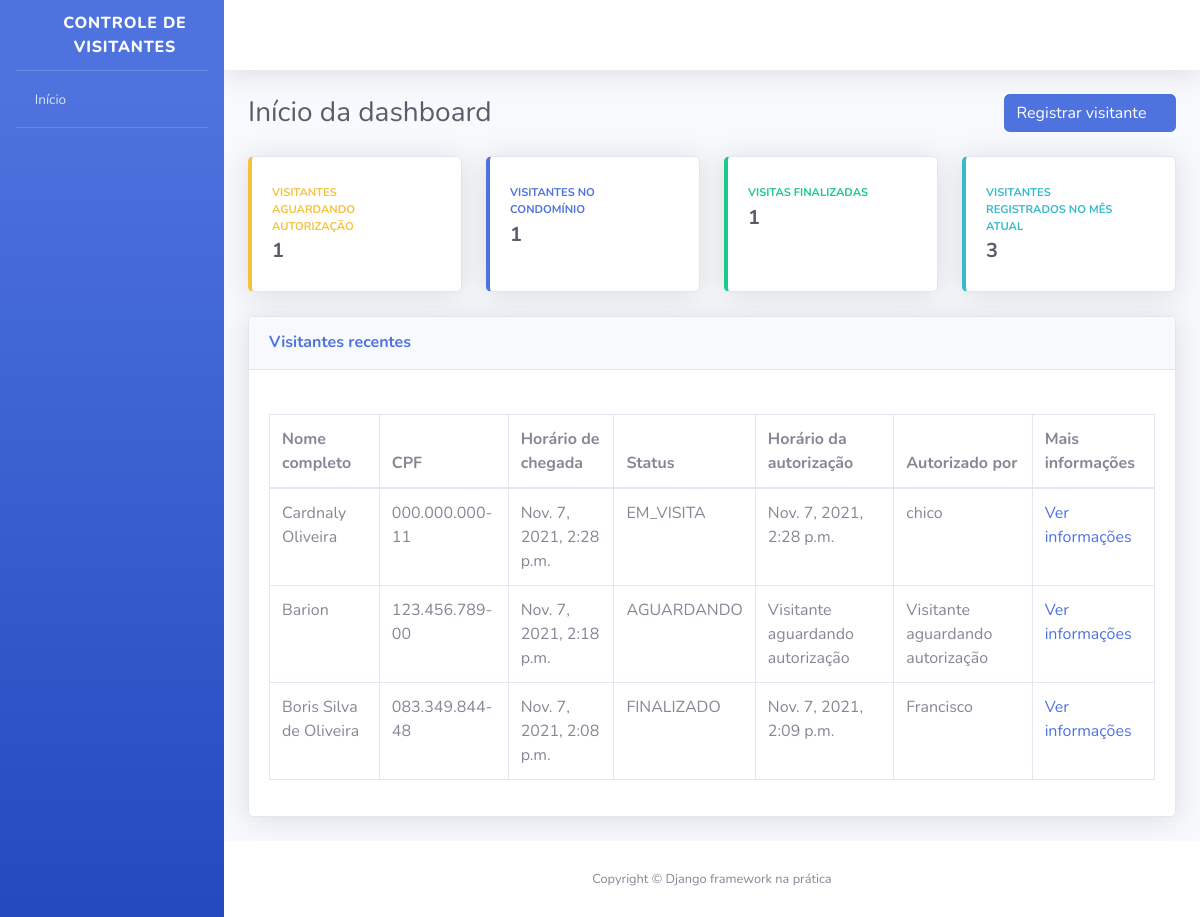
Before: / (signed in) with the older database file.
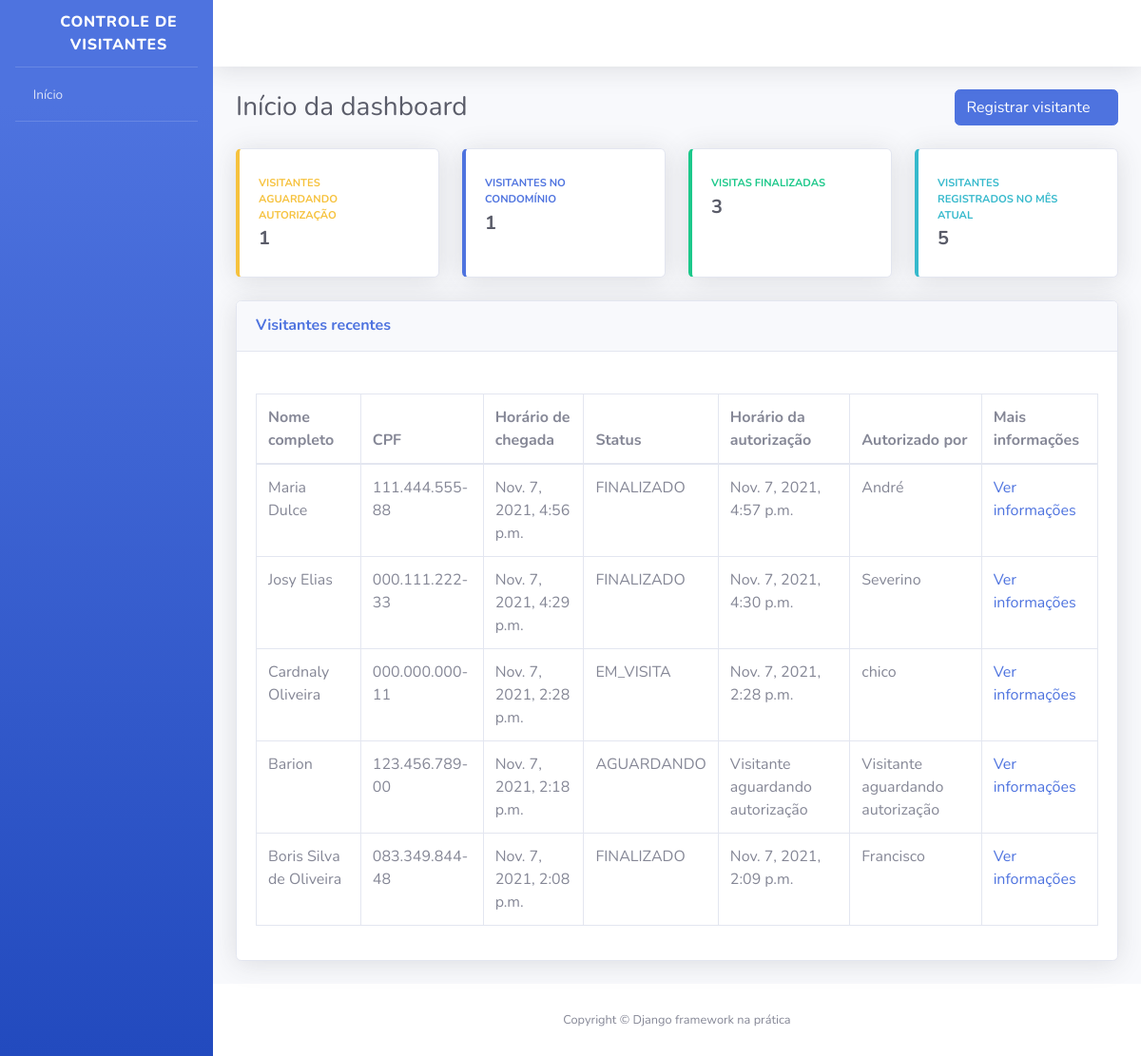
After: the same page with the newer database file.
### visitantes/models.py (models this page shows, shortened)
class Visitante(models.Model):
    STATUS_VISITANTE = [
        ("AGUARDANDO","Aguardando autorização"),
        ("EM_VISITA","Em visita"),
        ("FINALIZADO","Visita finalizada"),
    ]
    status = models.CharField(verbose_name="Status",max_length=10,choices= STATUS_VISITANTE,default="AGUARDANDO")
    nome_completo= models.CharField(verbose_name="Nome completo", max_length=194)
    cpf=models.CharField(verbose_name="CPF",max_length=11)
    data_nascimento=models.DateField(verbose_name="Data de nascimento", auto_now=False, auto_now_add=False)
    numero_casa=models.PositiveIntegerField(verbose_name="Numero da casa a ser visitada")
    placa_veiculo= models.CharField(verbose_name="Placa do veiculo", max_length=7,null= True, blank=True)
    horario_chegada=models.DateTimeField(verbose_name="Horario de chegada na portaria",auto_now_add=True)
    horario_saida= models.DateTimeField(verbose_name="Horario de saida do condominio", auto_now=False, null=True, blank=True)
    horario_autorizacao=models.DateTimeField(verbose_name="Horario de autorização da entrada", auto_now=False, blank=True, null=True)
    morador_responsavel=models.CharField(verbose_name="Nome do morador responsavel por autorizar a entrada", max_length=195, blank=True)
    registrado_por=models.ForeignKey("porteiros.Porteiro",verbose_name= "Porteiro responsavel pelo registro", on_delete= models.PROTECT)
    def get_horario_autorizacao(self):
        if self.horario_autorizacao:
            return self.horario_autorizacao
        return "Visitante aguardando autorização"
    def get_morador_responsavel(self):
        if self.morador_responsavel:
            return self.morador_responsavel
        return "Visitante aguardando autorização"
    def get_cpf(self):
        if self.cpf:
            cpf = str(self.cpf)
            cpf_parte_um = cpf[0:3]
            cpf_parte_dois = cpf[3:6]
            cpf_parte_tres = cpf[6:9]
            cpf_parte_quatro = cpf[9:]
            cpf_formatado = f"{cpf_parte_um}.{cpf_parte_dois}.{cpf_parte_tres}-{cpf_parte_quatro}"
            return cpf_formatado
        return "CPF não registrado"
    class Meta:
        verbose_name= "Visitante"
        verbose_name_plural= "Visitantes"
        db_table= "visitante"

### dashboard/views.py (the view)
# urls.py: path("",index, name="index"),
@login_required
def index(request):
    todos_visitantes= Visitante.objects.all()
    visitantes_aguardando = todos_visitantes.filter(status="AGUARDANDO")
    visitantes_em_visita = todos_visitantes.filter(status="EM_VISITA")
    visitantes_finalizado = todos_visitantes.filter(status="FINALIZADO")
    hora_atual = timezone.now()
    mes_atual = hora_atual.month
    visitantes_mes = todos_visitantes.filter(horario_chegada__month=mes_atual)
    todos_visitantes = Visitante.objects.order_by("-horario_chegada")
    context= {
        "nome_pagina": "Início da dashboard",
        "todos_visitantes": todos_visitantes,
        "visitantes_aguardando": visitantes_aguardando.count(),
        "visitantes_em_visita": visitantes_em_visita.count(),
        "visitantes_finalizado": visitantes_finalizado.count(),
        "visitantes_mes": visitantes_mes.count(),
    }
    return render(request,"index.html", context)

### controle_visitantes/templates/index.html (shortened to what this page needs)
{% extends "base.html" %}
{% block conteudo %}
                    <div class="container-fluid">
                        <div class="d-sm-flex align-items-center justify-content-between mb-4">
                            <h1 class="h3 mb-0 text-gray-800">{{ nome_pagina }}</h1>
                                <a href="{% url 'registrar_visitante' %}" class="btn btn-primary btn-icon-">
                                    <span class="text">Registrar visitante</span>
                                    <span class="icon text-white-50">
                                        <i class="fas fa-user-plus"></i>
                                    </span>
                                </a>
                        </div>
                        <div class="row">
                            <div class="col-xl-3 col-md-6 mb-4">
                                <div class="card border-left-warning shadow h-100 py-2">
                                    <div class="card-body">
                                        <div class="row no-gutters align-items-center">
                                            <div class="col mr-2">
                                                <div class="text-xs font-weight-bold text-warning text-uppercase mb-1">Visitantes aguardando autorização</div>
                                                <div class="h5 mb-0 font-weight-bold text-gray-800">{{ visitantes_aguardando }}</div>
                                            </div>
                                            <div class="col-auto">
                                                <i class="fas fa-user-lock fa-2x text-gray-300"></i>
                                            </div>
                                        </div>
                                    </div>
                                </div>
                            </div>
                            <div class="col-xl-3 col-md-6 mb-4">
                                <div class="card border-left-primary shadow h-100 py-2">
                                    <div class="card-body">
                                        <div class="row no-gutters align-items-center">
                                            <div class="col mr-2">
                                                <div class="text-xs font-weight-bold text-primary text-uppercase mb-1">Visitantes no condomínio</div>
                                                <div class="h5 mb-0 font-weight-bold text-gray-800">{{ visitantes_em_visita }}</div>
                                            </div>
                                            <div class="col-auto">
                                                <i class="fas fa-user-clock fa-2x text-gray-300"></i>
                                            </div>
                                        </div>
                                    </div>
                                </div>
                            </div>
                            <div class="col-xl-3 col-md-6 mb-4">
                                <div class="card border-left-success shadow h-100 py-2">
                                    <div class="card-body">
                                        <div class="row no-gutters align-items-center">
                                            <div class="col mr-2">
                                                <div class="text-xs font-weight-bold text-success text-uppercase mb-1">Visitas finalizadas</div>
                                                <div class="h5 mb-0 font-weight-bold text-gray-800">{{ visitantes_finalizado }}</div>
                                            </div>
                                            <div class="col-auto">
                                                <i class="fas fa-user-check fa-2x text-gray-300"></i>
                                            </div>
                                        </div>
                                    </div>
                                </div>
                            </div>
                            <div class="col-xl-3 col-md-6 mb-4">
                                <div class="card border-left-info shadow h-100 py-2">
                                    <div class="card-body">
                                        <div class="row no-gutters align-items-center">
                                            <div class="col mr-2">
                                                <div class="text-xs font-weight-bold text-info text-uppercase mb-1">Visitantes registrados no mês atual</div>
                                                <div class="h5 mb-0 font-weight-bold text-gray-800">{{ visitantes_mes }}</div>
                                            </div>
                                            <div class="col-auto">
                                                <i class="fas fa-users fa-2x text-gray-300"></i>
                                            </div>
                                        </div>
                                    </div>
                                </div>
                            </div>
                        </div>
                        <div class="card shadow mb-4">
                            <div class="card-header py-3 d-sm-flex align-items-center justify-content-between mb-4">
                                <h6 class="m-0 font-weight-bold text-primary">Visitantes recentes</h6>
                            </div>
                            <div class="card-body">
                                <div class="table-responsive">
                                    <table class="table table-bordered">
                                        <thead>
                                            <th>Nome completo</th>
                                            <th>CPF</th>
                                            <th>Horário de chegada</th>
                                            <th>Status</th>
                                            <th>Horário da autorização</th>
                                            <th>Autorizado por</th>
                                            <th>Mais informações</th>
                                        </thead>
                                        <tbody>
                                            {% for visitante in todos_visitantes %}
                                                <tr>
                                                    <td>{{ visitante.nome_completo }}</td>
                                                    <td>{{ visitante.get_cpf }}</td>
                                                    <td>{{ visitante.horario_chegada }}</td>
                                                    <td>{{ visitante.status}}</td>
                                                    <td>{{ visitante.get_horario_autorizacao }}</td>
                                                    <td>{{ visitante.get_morador_responsavel }}</td>
                                                    <td>
                                                        <a href="{% url 'informacoes_visitante' id=visitante.id %}">
                                                            Ver informações
                                                        </a>
                                                    </td>
                                                </tr>
                                            {% endfor %}
                                        </tbody>
                                    </table>
                                </div>
                            </div>
                        </div>
                    </div>
{% endblock conteudo %}

### controle_visitantes/templates/base.html (shortened to what this page needs)
<!DOCTYPE html>
{% load static %}
<html lang="pt-br">
    <head>
        <link href="{% static 'css/sb-admin-2.min.css' %}" rel="stylesheet">
        <link href="{% static 'vendor/fontawesome-free/css/all.min.css' %}" rel="stylesheet" type="text/css">
    </head>
    <body id="page-top">
        <div id="wrapper">
            <ul class="navbar-nav bg-gradient-primary sidebar sidebar-dark accordion" id="accordionSidebar">
                <a class="sidebar-brand d-flex align-items-center justify-content-center" href="#">
                    <div class="sidebar-brand-icon rotate-n-15">
                        <i class="fas fa-user-shield"></i>
                    </div>
                    <div class="sidebar-brand-text">Controle de Visitantes</div>
                </a>
                <hr class="sidebar-divider my-0">
                <li class="nav-item">
                    <a class="nav-link" href="{% url 'index' %}">
                        <i class="fas fa-home"></i>
                        <span>Início</span>
                    </a>
                </li>
                <hr class="sidebar-divider">
            </ul>
            <div id="content-wrapper" class="d-flex flex-column">
                <div id="content">
                    <nav class="navbar navbar-expand navbar-light bg-white topbar mb-4 static-top shadow">
                        <ul class="navbar-nav ml-auto">
                            <li class="nav-item dropdown no-arrow">
                                <a class="nav-link dropdown-toggle" href="#" id="userDropdown" role="button" data-toggle="dropdown" aria-haspopup="true" aria-expanded="false">
                                    <span class="mr-2 d-none d-lg-inline text-gray-800 small">
                                        <i class="fas fa-cog"></i>
                                    </span>
                                </a>
                            </li>
                        </ul>
                    </nav>
                    {% block conteudo %} {% endblock conteudo %}
                    <footer class="sticky-footer bg-white">
                        <div class="container my-auto">
                            <div class="copyright text-center my-auto">
                                <span>Copyright © Django framework na prática</span>
                            </div>
                        </div>
                    </footer>
                </div>
            </div>
        </div>
    </body>
</html>

Changed rows visible on the page:
added Visitante: nome_completo "Maria Dulce", get_cpf "111.444.555-88", horario_chegada "Nov. 7, 2021, 4:56 p.m.", status "FINALIZADO", get_horario_autorizacao "Nov. 7, 2021, 4:57 p.m.", get_morador_responsavel "André"
added Visitante: nome_completo "Josy Elias", get_cpf "000.111.222-33", horario_chegada "Nov. 7, 2021, 4:29 p.m.", status "FINALIZADO", get_horario_autorizacao "Nov. 7, 2021, 4:30 p.m.", get_morador_responsavel "Severino"
Other visible differences:
{{ visitantes_finalizado }}: "1" → "3"
{{ visitantes_mes }}: "3" → "5"
